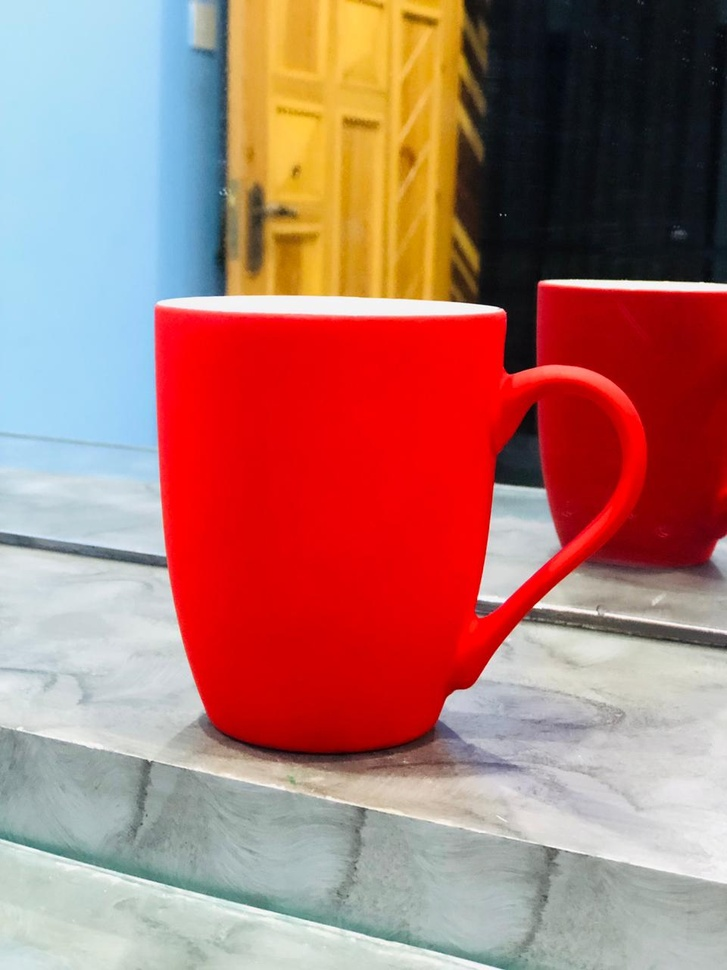
#> input picture red-mug.jpg, 727 x 970 px, shrunk from 960 x 1280 before the run
$ python main.py
#> lines starting #> are read from the running program, lines starting #| are printed output that depends on the picture; after the words box and inside, x2 and y2 are one past the last pixel; in counts of white or black regions, pixels touching at a corner belong together
import cv2
# Görüntüyü okuma
import numpy as np

image = cv2.imread('red-mug.jpg')
#> image is the input picture: shape (970, 727, 3); mean B, G, R 111.1, 118.8, 171.7
hsv_image = cv2.cvtColor(image, cv2.COLOR_BGR2HSV)
#> hsv_image: shape (970, 727, 3); mean H, S, V 61.3, 119, 186.8


lower_red = np.array([0,50,50])
upper_red = np.array([10,255,255])

mask = cv2.inRange(hsv_image,lower_red,upper_red)
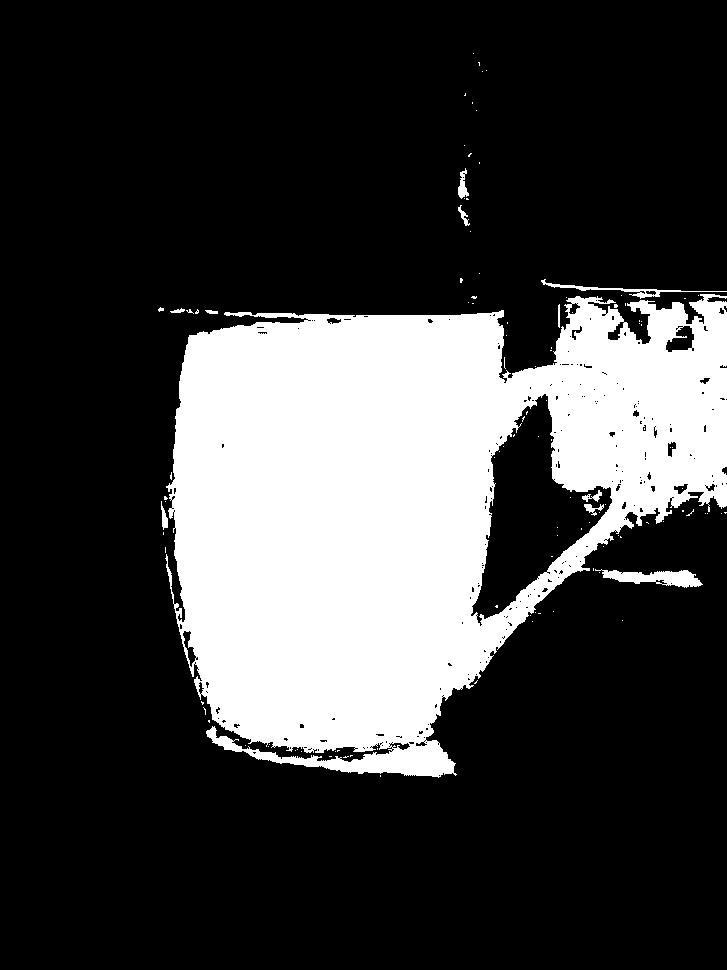
#> mask: shape (970, 727); 24.5% white; 112 white regions (101 under 20 px), largest, box (x1, y1, x2, y2) and area: (165, 294, 727, 778) 169975, (595, 569, 703, 588) 1073, (541, 279, 727, 299) 519

red_image = cv2.bitwise_and(image,image,mask=mask)
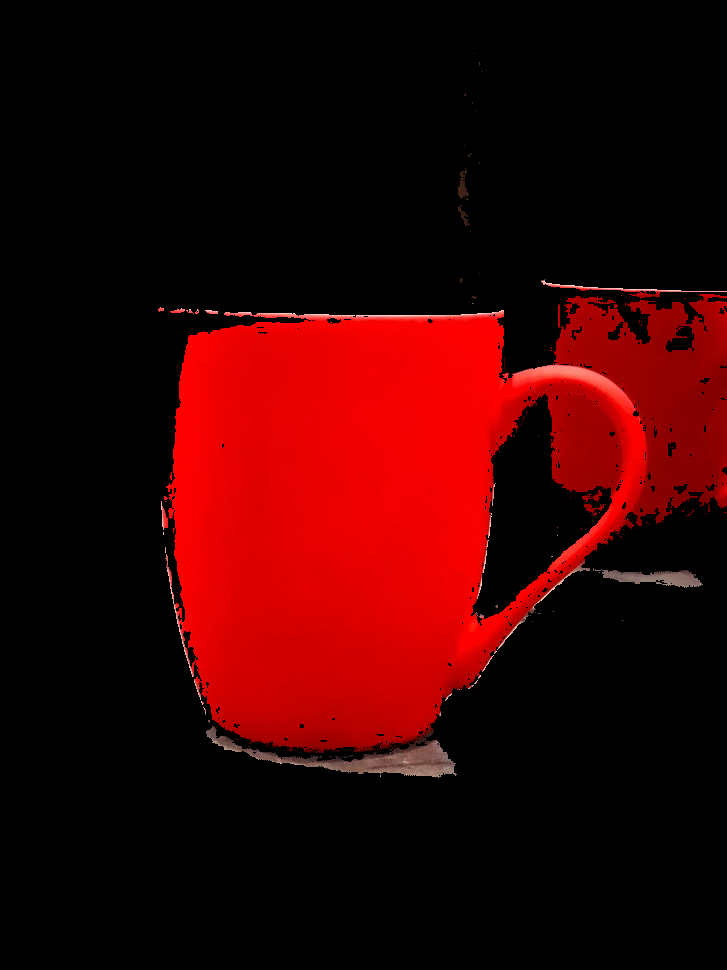
#> red_image: shape (970, 727, 3); mean B, G, R 1.5, 1.5, 52.1

cv2.imshow('Image',image)
cv2.imshow("Mask",mask)
cv2.imshow("RED_IMAGE",red_image)

cv2.waitKey(0)
cv2.destroyAllWindows()

$ run again, with dog.jpg copied over red-mug.jpg
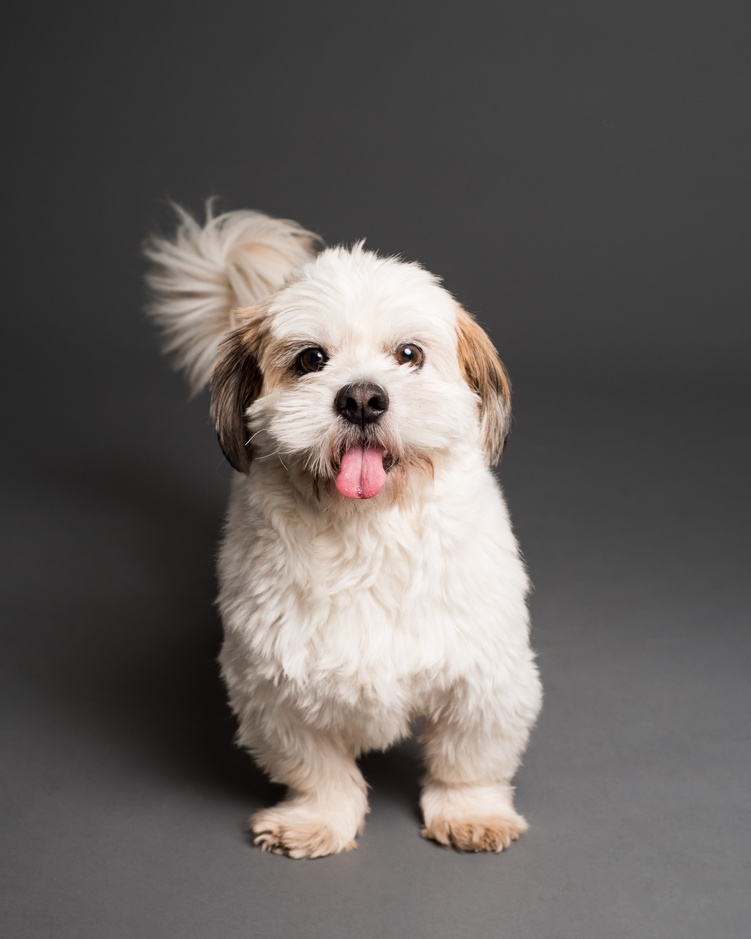
#> input picture dog.jpg, 751 x 939 px, shrunk from 4297 x 5371 before the run
#> image is the input picture: shape (939, 751, 3); mean B, G, R 92.1, 94.7, 99.3
#> hsv_image: shape (939, 751, 3); mean H, S, V 39.6, 15.3, 99.4
#> `mask = cv2.inRange(hsv_image,lower_red,upper_red)`:
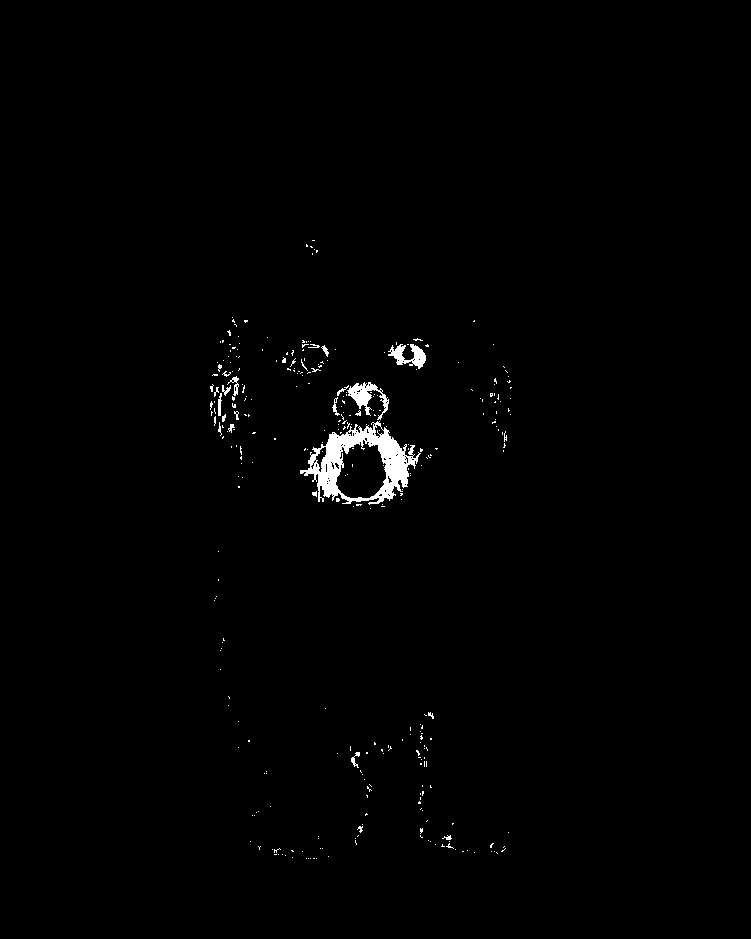
#> mask: shape (939, 751); 0.91% white; 320 white regions (299 under 20 px), largest, box (x1, y1, x2, y2) and area: (300, 421, 421, 505) 3671, (347, 382, 389, 420) 578, (388, 344, 426, 369) 463
